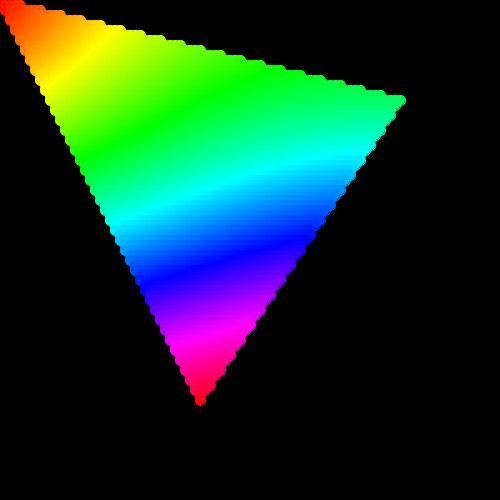
Frame 1 (no input)
Frame 60 (the mouse pressed at the canvas centre just before this capture): identical to frame 1, image omitted
Frame 120 (the mouse held since frame 60 and released just before this capture): identical to frame 1, image omitted

The Processing sketch that drew this single still picture (run headless with seeded random() and noise(); from frame 60 on, the mouse is pressed at the canvas centre):

// Processing sketch: TriangleDistance
// ── TriangleDistance.pde
/**
Interpolation of values at each corner of a
triangle across the triangles surface.
*/

PVector m;
PVector b;
PVector c;
PVector a = new PVector();

float _ESIZE = 10;
float _BSIZE = 5;

float vA = 0;
float vB = 100;
float vC = 250;

color cB = #00FF00;
color cC = #0000FF;
color cA = #FF0000;

void setup() {
  size(500, 500);
  m = new PVector();
  b = new PVector(400, 100);//random((width/2)-100, (width/2)+100), random((height/2)-100, (height/2)+100));
  c = new PVector(200, 400);//random(b.x-100, b.x+100), random(b.y-100, b.y+100));
  background(0);
  colorMode(HSB);
}

void draw() {
  background(0);
  for (int y = 0; y < height; y+=_BSIZE) {
    for (int x = 0; x < width; x+=_BSIZE) {
      m.set(x, y);

      PVector bc = PVector.sub(c, b);
      PVector bp = PVector.sub(m, b);

      if (!sameSide(b, c, m, a)||!sameSide(a, b, m, c)||!sameSide(a, c, m, b)) {
        continue;
      }

      float dotBC = bc.dot(bc);
      float dotBP = bc.dot(bp);

      float wBCP = dotBP/dotBC;

      bc.mult(wBCP);
      bc.add(b);

      PVector abc = PVector.sub(bc, a);
      PVector ap = PVector.sub(m, a);

      float dotABC = abc.dot(abc);
      float dotABCP = abc.dot(ap);

      float wABCP = dotABCP/dotABC;

      float value = lerp(vB, vC, wBCP);
      value = lerp(vA, value, wABCP);



      //ellipse(a, color(vA,255,255));
      //ellipse(b, color(vB,255,255));
      //ellipse(c, color(vC,255,255));
      ellipse(m, color(value, 255, 255));
    }
  }
}

void keyPressed(){
  if(key=='a') vA++;
  if(key=='A') vA--;
  if(key=='b') vB++;
  if(key=='B') vB--;
  if(key=='c') vC++;
  if(key=='C') vC--;
}

void ellipse(PVector p, color c) {
  ellipse(p, c, _ESIZE);
}

void ellipse(PVector p, color c, float w) {
  stroke(c);
  fill(c);
  ellipse(p.x, p.y, w, w);
}

void line(PVector start, PVector end, color c) {
  stroke(c);
  line(start.x, start.y, end.x, end.y);
}

void drawGuide() {
  //line(a, bc, #AAAAAA);
  line(a, b, #444444);
  line(a, c, #444444);
  //line(b,bc,cB);
  //line(c,bc,cC);
}

boolean sameSide(PVector origin, PVector end, PVector p1, PVector p2) {
  PVector bc = PVector.sub(end, origin);
  PVector bp = PVector.sub(p1, origin);
  PVector ba = PVector.sub(p2, origin);

  PVector bcXbp = bc.cross(bp);
  PVector bcXba = bc.cross(ba);

  if (PVector.dot(bcXbp, bcXba) >= 0) {
    return true;
  }
  return false;
}
